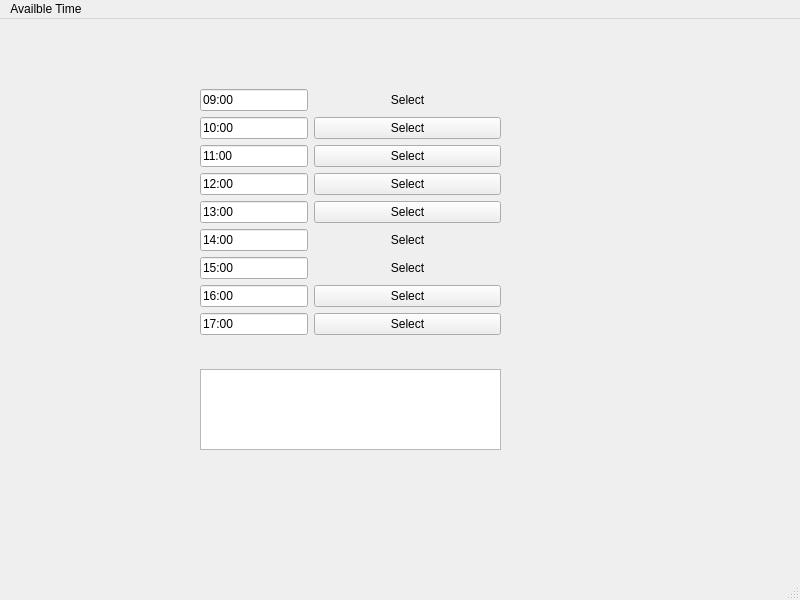
<?xml version="1.0" encoding="UTF-8"?>
<ui version="4.0">
 <class>MainWindow</class>
 <widget class="QMainWindow" name="MainWindow">
  <property name="geometry">
   <rect>
    <x>0</x>
    <y>0</y>
    <width>800</width>
    <height>600</height>
   </rect>
  </property>
  <property name="windowTitle">
   <string>MainWindow</string>
  </property>
  <widget class="QWidget" name="centralwidget">
   <widget class="QWidget" name="formLayoutWidget">
    <property name="geometry">
     <rect>
      <x>200</x>
      <y>70</y>
      <width>301</width>
      <height>281</height>
     </rect>
    </property>
    <layout class="QFormLayout" name="formLayout">
     <item row="0" column="0">
      <widget class="QLineEdit" name="lineEdit">
       <property name="text">
        <string>09:00</string>
       </property>
      </widget>
     </item>
     <item row="0" column="1">
      <widget class="QPushButton" name="pushButton">
       <property name="text">
        <string>Select</string>
       </property>
       <property name="flat">
        <bool>true</bool>
       </property>
      </widget>
     </item>
     <item row="1" column="0">
      <widget class="QLineEdit" name="lineEdit_2">
       <property name="text">
        <string>10:00</string>
       </property>
      </widget>
     </item>
     <item row="1" column="1">
      <widget class="QPushButton" name="pushButton_2">
       <property name="text">
        <string>Select</string>
       </property>
      </widget>
     </item>
     <item row="2" column="0">
      <widget class="QLineEdit" name="lineEdit_3">
       <property name="text">
        <string>11:00</string>
       </property>
      </widget>
     </item>
     <item row="2" column="1">
      <widget class="QPushButton" name="pushButton_3">
       <property name="text">
        <string>Select</string>
       </property>
      </widget>
     </item>
     <item row="3" column="0">
      <widget class="QLineEdit" name="lineEdit_4">
       <property name="text">
        <string>12:00</string>
       </property>
      </widget>
     </item>
     <item row="3" column="1">
      <widget class="QPushButton" name="pushButton_4">
       <property name="text">
        <string>Select</string>
       </property>
      </widget>
     </item>
     <item row="4" column="0">
      <widget class="QLineEdit" name="lineEdit_5">
       <property name="text">
        <string>13:00</string>
       </property>
      </widget>
     </item>
     <item row="4" column="1">
      <widget class="QPushButton" name="pushButton_5">
       <property name="text">
        <string>Select</string>
       </property>
      </widget>
     </item>
     <item row="5" column="0">
      <widget class="QLineEdit" name="lineEdit_6">
       <property name="text">
        <string>14:00</string>
       </property>
      </widget>
     </item>
     <item row="5" column="1">
      <widget class="QPushButton" name="pushButton_6">
       <property name="text">
        <string>Select</string>
       </property>
       <property name="flat">
        <bool>true</bool>
       </property>
      </widget>
     </item>
     <item row="6" column="0">
      <widget class="QLineEdit" name="lineEdit_7">
       <property name="text">
        <string>15:00</string>
       </property>
      </widget>
     </item>
     <item row="6" column="1">
      <widget class="QPushButton" name="pushButton_7">
       <property name="text">
        <string>Select</string>
       </property>
       <property name="flat">
        <bool>true</bool>
       </property>
      </widget>
     </item>
     <item row="7" column="0">
      <widget class="QLineEdit" name="lineEdit_8">
       <property name="text">
        <string>16:00</string>
       </property>
      </widget>
     </item>
     <item row="7" column="1">
      <widget class="QPushButton" name="pushButton_8">
       <property name="text">
        <string>Select</string>
       </property>
      </widget>
     </item>
     <item row="8" column="0">
      <widget class="QLineEdit" name="lineEdit_9">
       <property name="text">
        <string>17:00</string>
       </property>
      </widget>
     </item>
     <item row="8" column="1">
      <widget class="QPushButton" name="pushButton_9">
       <property name="text">
        <string>Select</string>
       </property>
      </widget>
     </item>
    </layout>
   </widget>
   <widget class="QTextBrowser" name="priceBrowser">
    <property name="geometry">
     <rect>
      <x>200</x>
      <y>350</y>
      <width>301</width>
      <height>81</height>
     </rect>
    </property>
   </widget>
  </widget>
  <widget class="QMenuBar" name="menubar">
   <property name="geometry">
    <rect>
     <x>0</x>
     <y>0</y>
     <width>800</width>
     <height>22</height>
    </rect>
   </property>
   <widget class="QMenu" name="menuAvailble_Time">
    <property name="title">
     <string>Availble Time</string>
    </property>
   </widget>
   <addaction name="menuAvailble_Time"/>
  </widget>
  <widget class="QStatusBar" name="statusbar"/>
 </widget>
 <resources/>
 <connections/>
</ui>
